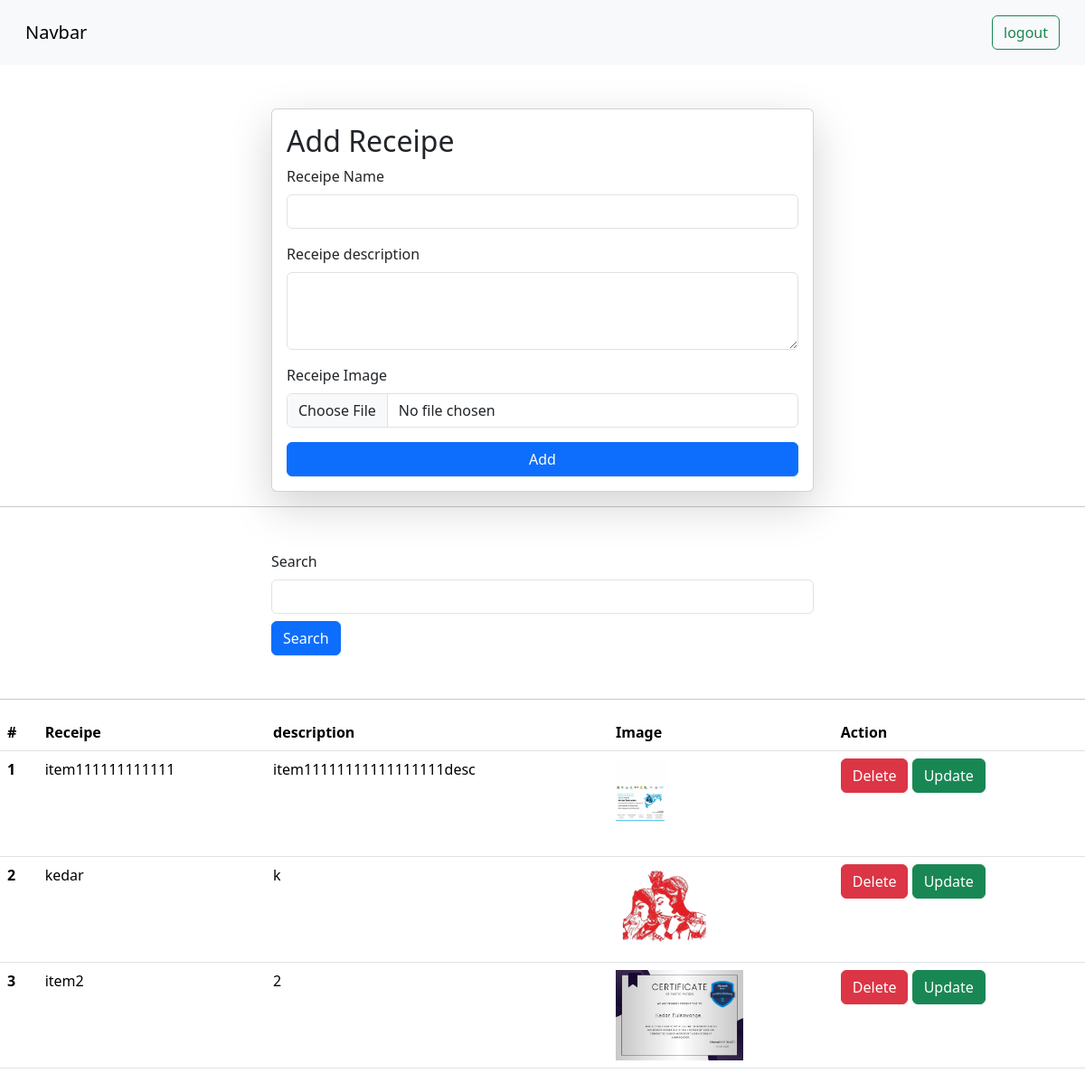
The app's page /recepies/ (signed in), older data.
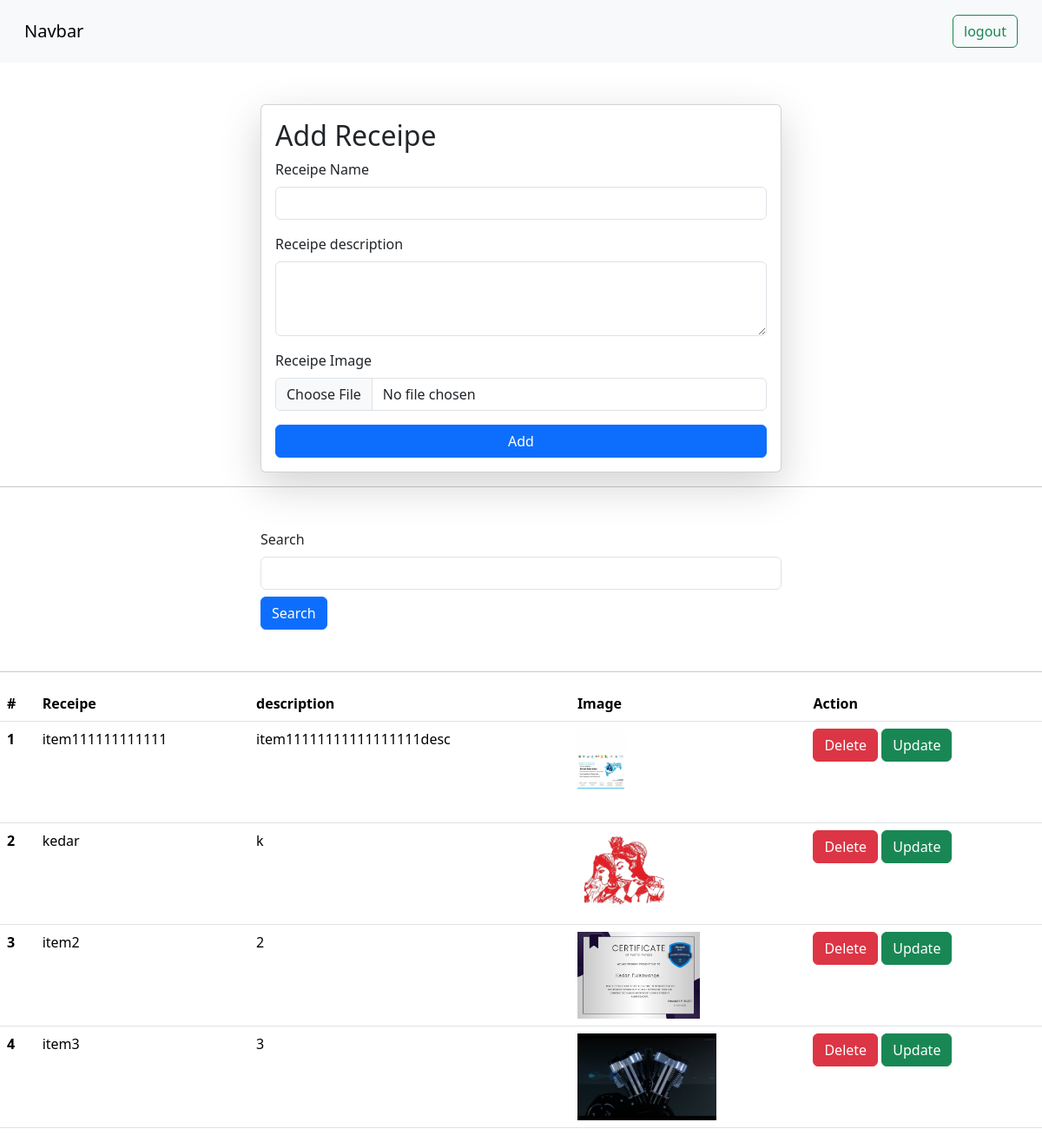
The same page, newer data.
### vege/models.py (models this page shows)
class Recepie(models.Model):
    user = models.ForeignKey(User, on_delete=models.SET_NULL, null=True, blank=True)
    name = models.CharField(max_length=100)
    description = models.TextField()
    image = models.ImageField(upload_to='recepie_images/')

### vege/views.py (the view, shortened to what this page needs)
# urls.py: path('recepies/', recepies, name='recepies'),
@login_required(login_url='/login/')
def recepies(request):
 queryset = Recepie.objects.all()
 search_query = request.GET.get('search', '')
 if search_query:
        queryset = queryset.filter(name__icontains=search_query)
 context = {
    'recepies': queryset
 }
 return render(request, 'recepies.html', context)

### vege/templates/recepies.html (shortened to what this page needs)
<!DOCTYPE html>
<html lang="en">
<head>
    <link href="https://cdn.jsdelivr.net/npm/bootstrap@5.3.6/dist/css/bootstrap.min.css" rel="stylesheet">
</head>
<body>
  {% block start %}
    <nav class="navbar p-3 bg-body-tertiary ">
  <div class="container-fluid">
    <a class="navbar-brand">Navbar</a>
    <form class="d-flex" role="search">
      {% if user.is_authenticated %}
      <a href="/logout" class="btn btn-outline-success" type="submit">logout</a>
      {% else %}
      <a href="/login" class="btn btn-outline-success" type="submit">Login</a>
      {% endif %}
    </form>
  </div>
</nav>
    <form class="col-6 mx-auto card p-3 shadow-lg mt-5" method="post" enctype="multipart/form-data">
      <h2>Add Receipe</h2>
  <div class="mb-3 ">
    <label for="exampleInputEmail1" class="form-label">Receipe Name</label>
    <input  class="form-control" required name="receipe_name" >
  </div>
  <div class="mb-3">
    <label for="exampleInputPassword1" class="form-label">Receipe description</label>
    <textarea class="form-control" required name="receipe_description"  rows="3"></textarea>
  </div>
   <div class="mb-3">
    <label for="exampleInputPassword1" class="form-label">Receipe Image</label>
    <input type="file" name="receipe_image" class="form-control" id="exampleInputPassword1">
  </div>
  <button type="submit" class="btn btn-primary">Add</button>
</form>
<hr>
<form action="">
  <div class="mt-5 mb-5">
    <div class="mx-auto col-6">
      <div class="mb-3">
         <label for="exampleInputEmail1" class="form-label">Search</label>
         <input  class="form-control" value="{{ search_query }}" name="search" type="text">
         <button type="submit" class="btn btn-primary mt-2">Search</button>
      </div>
    </div>
  </div>
</form>
<hr>
<table class="table">
  <thead>
    <tr>
      <th scope="col">#</th>
      <th scope="col">Receipe</th>
      <th scope="col">description</th>
      <th scope="col">Image</th>
      <th scope="col">Action</th>
    </tr>
  </thead>
  <tbody>
    {% for recepie in recepies %}
    <tr>
      <th scope="row">{{forloop.counter}}</th>
      <td>{{recepie.name}}</td>
      <td>{{recepie.description}}</td>
      <td><img src="/media/{{recepie.image}}" alt="" style="height: 100px "></td>
      <td>
        <a href="{% url 'delete_recepie' recepie.id %}" class="btn btn-danger">Delete</a>
         <a href="{% url 'update_recepie' recepie.id %}" class="btn btn-success">Update</a>
      </td>
    </tr>
    {% endfor %}
  </tbody>
</table>
  {% endblock %}
</body>
</html>

Row changes from the older to the newer data that the page shows:
added Recepie: name "item3", description "3", image (picture)
